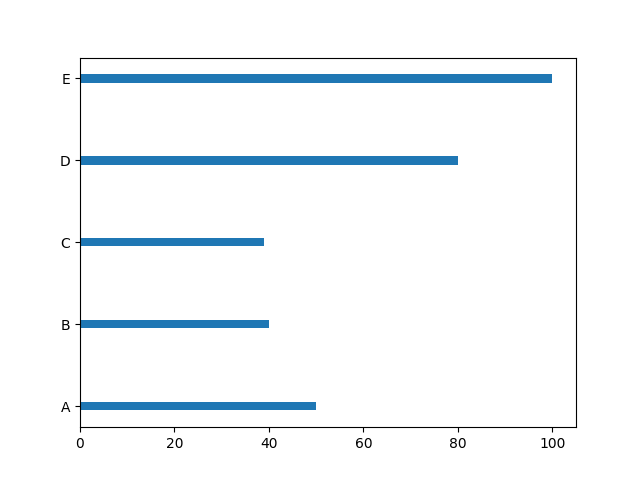

The script that drew this image:
import matplotlib.pyplot as mp
import numpy as np
mp.barh(np.array(["A","B","C","D","E"]),np.array([50,40,39,80,100]),height=0.1)
mp.show()
